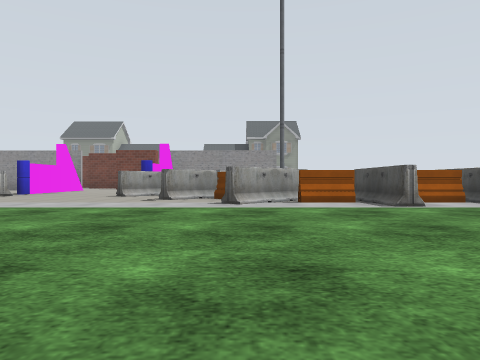
view 1 (above)

20 first-person views from a walk through a robot-simulator world made for Gazebo. The camera is 0.72 m above the floor, looks level and sees 70° across. The lines on the ground mark 1 m squares. The floor is counted in squares, 2 m on a side. Each view is taken from the middle of a square. On the plan, view 1 faces up. The plan holds only what a view shows up to about 9 squares ahead; the rest is blank. Simple shapes stand in for some stock models. Some surface patterns are stand-ins.

view 2
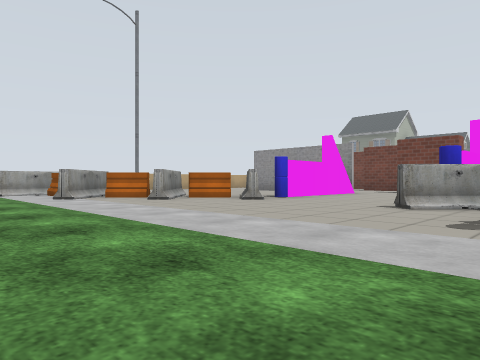

view 3
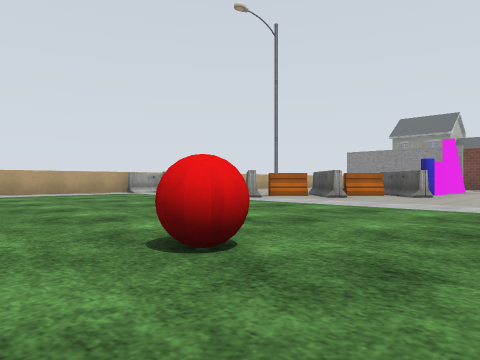

view 4
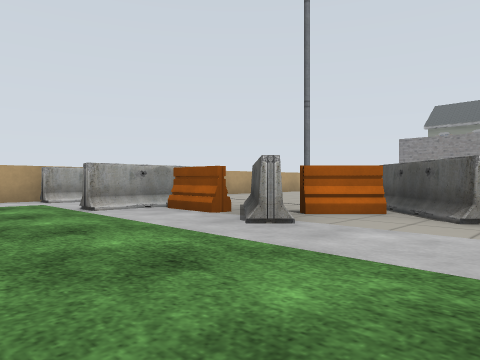

view 5
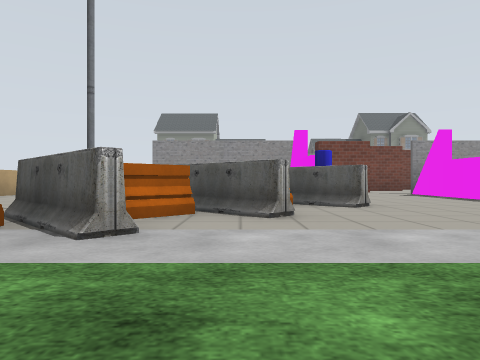

view 6
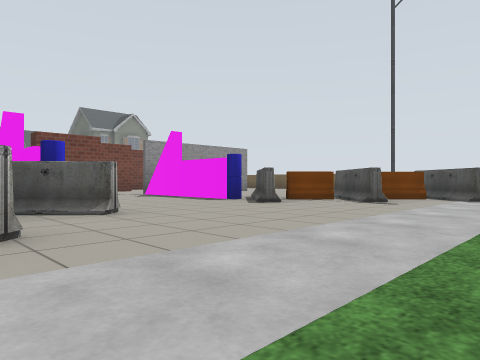

view 7
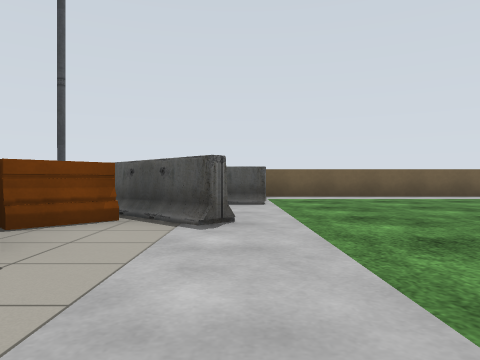

view 8
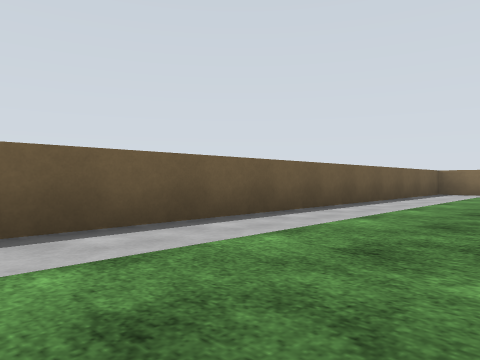

view 9
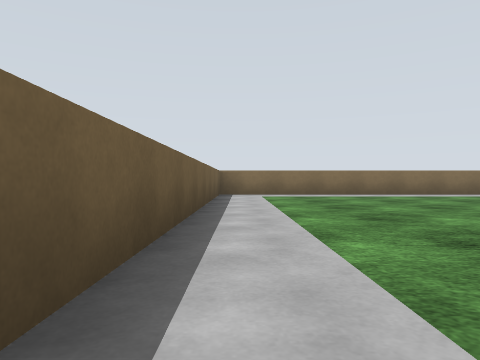

view 10
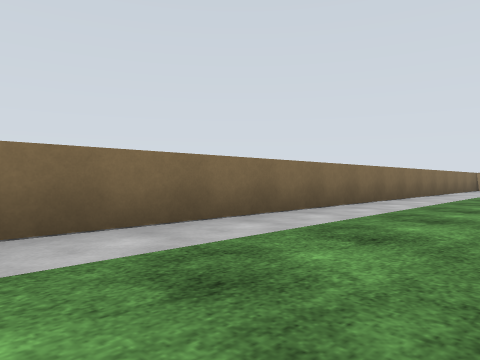

view 11
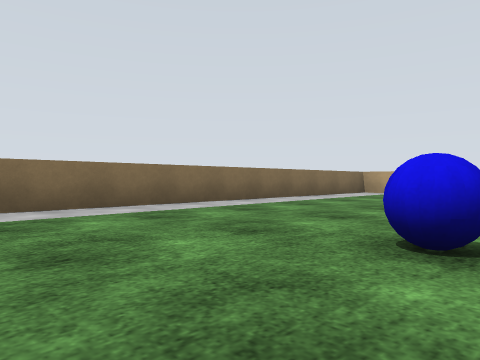

view 12
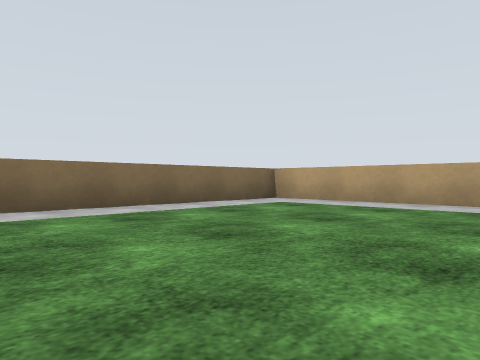

view 13
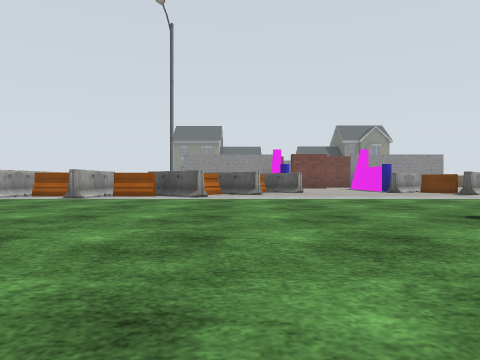

view 14
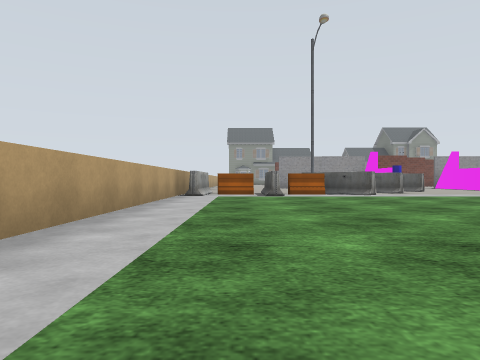

view 15
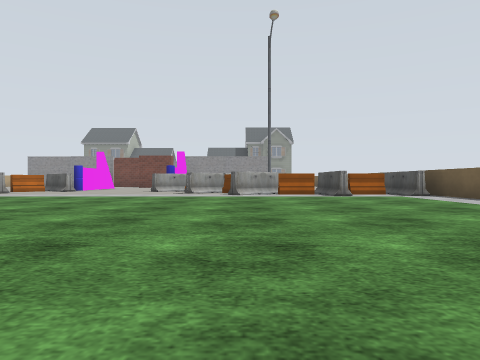

view 16
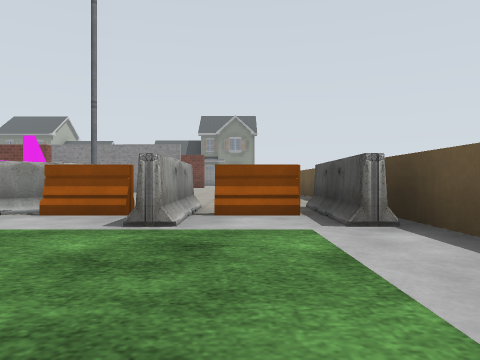

view 17
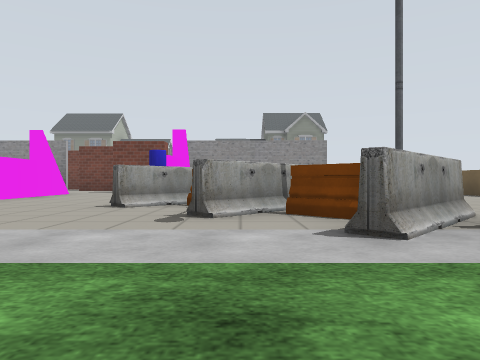

view 18
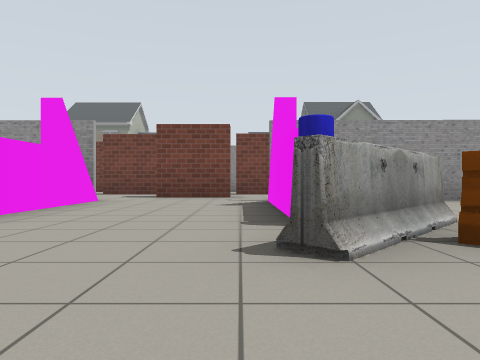

view 19
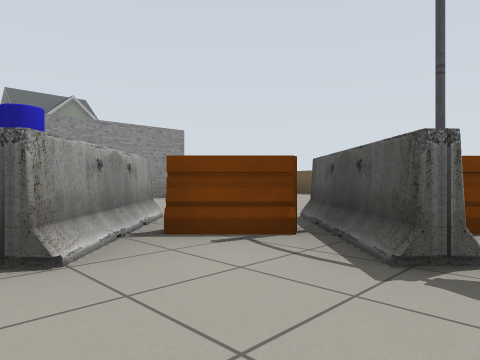

view 20
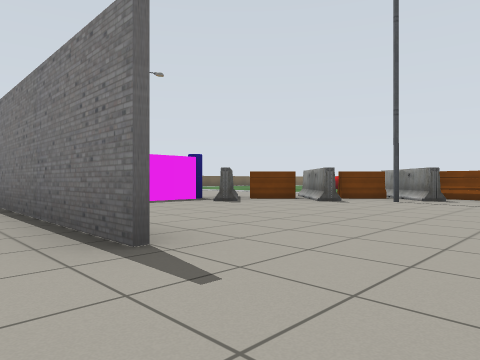

### Floor plan
Key: @ floor where view 1 was taken; # wall or solid block; . floor; B magenta block; A barrier; L lamp; R brick block; E red ball; U blue ball.
Columns run from 13 left of view 1 to 5 right of it. Each row starts with its distance up from view 1.
 15        RR RR
 14        .. ..
 13   .... ..R.
 12   ..####..#####   #
 11 #......B..B  .   .#
 10 #......B..B .. ...#
  9 #.....AB..BB......#
  8   ...AAA...AAA....
  7    .LAA.....AAL...
  6  AAAAA.......AAAAA#
  5 #A.A.A.......A.A.A#
  4 #.................#
  3 #.................#
  2 #.................#
  1 #.......E.........#
  0 #........ ...@....#
 -1 #.......   .......#
 -2 #.......U.. ......#
 -3 #..........  .....#
 -4 #.................#
 -5 #.................#
 -6 ###################

Where each view was taken, in squares from view 1:
view 1: 0 up, 0 right, facing up
view 2: 3 up, 1 left, facing up-left
view 3: 0 up, 3 left, facing up-left
view 4: 3 up, 6 left, facing up-left
view 5: 3 up, 7 left, facing up
view 6: 4 up, 7 left, facing up-right
view 7: 5 up, 3 left, facing right
view 8: 3 up, 2 right, facing down-right
view 9: 2 up, 4 right, facing down
view 10: 4 down, 1 right, facing down-left
view 11: 2 down, 3 left, facing down-left
view 12: 2 down, 7 left, facing down-left
view 13: 2 down, 7 left, facing up
view 14: 3 down, 11 left, facing up
view 15: 3 down, 0 right, facing up
view 16: 2 up, 3 right, facing up
view 17: 3 up, 1 left, facing up
view 18: 6 up, 3 left, facing up
view 19: 6 up, 3 left, facing up-right
view 20: 13 up, 11 left, facing down-right
